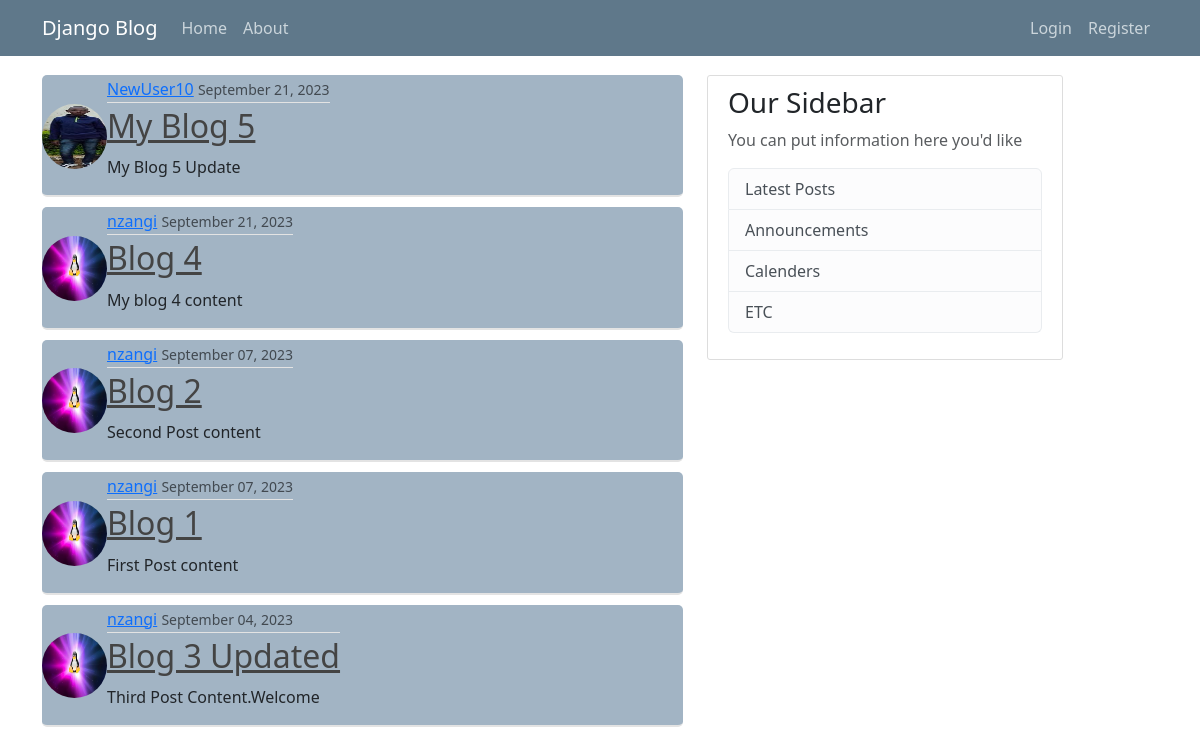
The app's page /, older data.
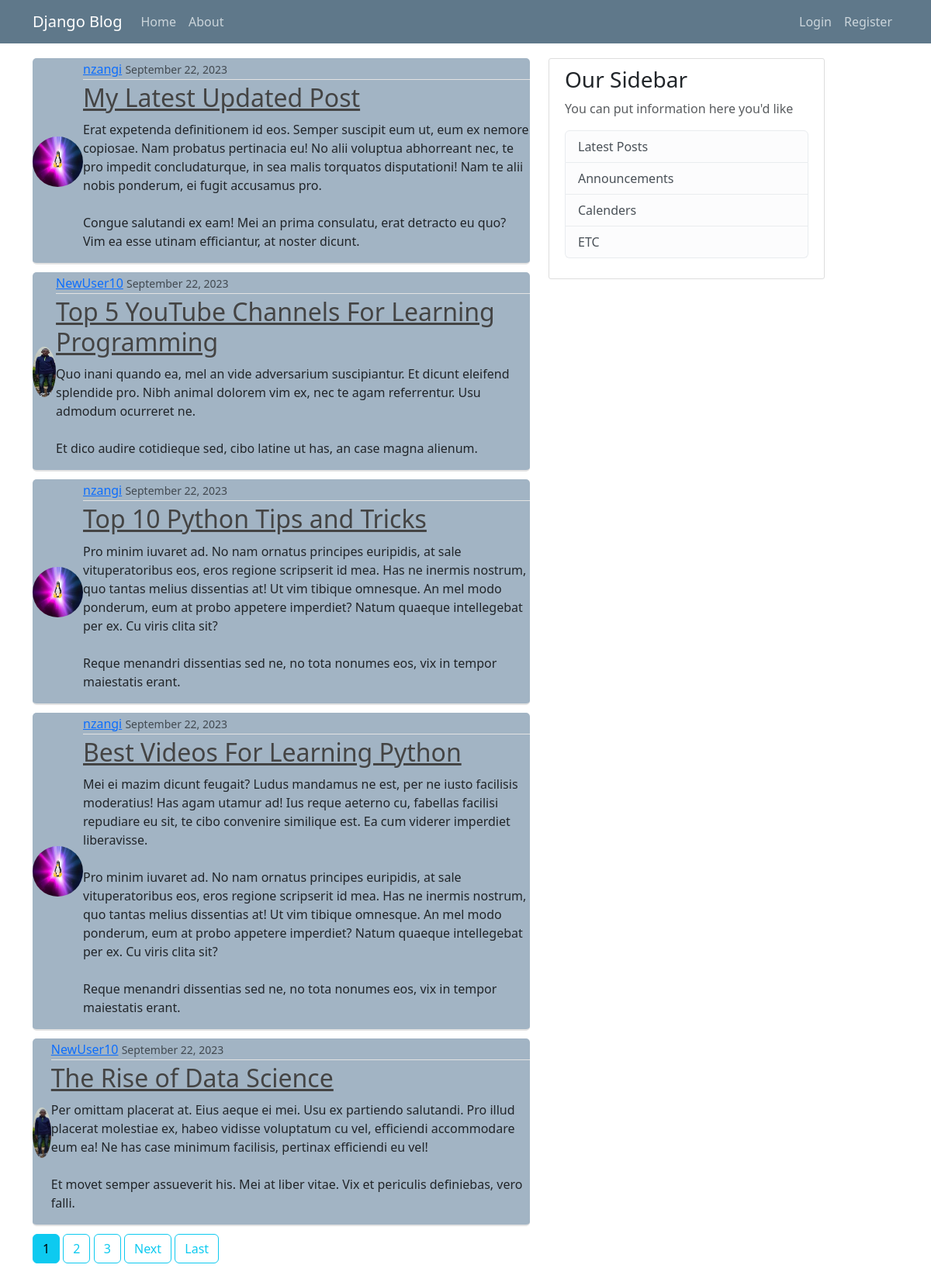
The same page, newer data.
### blog/models.py (models this page shows, shortened)
class Post(models.Model):
    title = models.CharField(max_length=100)
    content = models.TextField()
    date = models.DateTimeField(default=timezone.now)
    author = models.ForeignKey(User,on_delete=models.CASCADE)

### users/models.py (models this page shows, shortened)
class Profile(models.Model):
    user = models.OneToOneField(User,on_delete=models.CASCADE)
    image = models.ImageField(default='default.png',upload_to='profile_pics')

### blog/views.py (the view)
# urls.py: path('', PostListView.as_view(),name='blog-home'),
class PostListView(ListView):
    model = Post
    template_name = 'blog/home.html'
    context_object_name = "posts"
    ordering = ['-date']
    paginate_by = 5

### blog/templates/blog/home.html (shortened to what this page needs)
{% extends "blog/base.html" %}
{% block content %}
    {% for post in posts %}
        <article class="media-content-section">
            <img class="rounded-circle article-img"  src="{{ post.author.profile.image.url }}">
            <div class="media-body">
                <div class="article-metadata">
                    <a class="mr-2" href="{% url 'user-posts' post.author.username %}">{{post.author}}</a>
                    <small class="text-muted">{{post.date|date:"F d, Y"}}</small>
                </div>
                <h2><a class="article-title" href="{% url 'post-detail' post.id %}">{{post.title}}</a></h2>
                <p class="article-content">{{post.content}}</p>
            </div>
        </article>
    {% endfor %}
    {% if is_paginated %}
        {% for num in page_obj.paginator.page_range  %}
            {% if page_obj.number == num %}
                <a class="btn btn-info  mb-4" href="?page={{ num }}">{{ num }}</a>
            {% elif num > page_obj.number|add:'-3' and num < page_obj.number|add:'3' %}
                <a class="btn btn-outline-info mb-4" href="?page={{ num }}">{{ num }}</a>
            {%  endif%}
        {% endfor %}
        {% if page_obj.has_next%}
            <a class="btn btn-outline-info mb-4" href="?page={{ page_obj.next_page_number }}">Next</a>
            <a class="btn btn-outline-info mb-4" href="?page={{ page_obj.paginator.num_pages }}">Last</a>
        {% endif%}
    {%endif%}
{% endblock content %}

Row changes from the older to the newer data that the page shows:
removed Post: author.profile.image (picture), author "NewUser10", date "September 21, 2023", title "My Blog 5", content "My Blog 5 Update"
no longer on this page (row unchanged): Post: author.profile.image (picture), author "nzangi", date "September 21, 2023", title "Blog 4", content "My blog 4 content"
no longer on this page (row unchanged): Post: author.profile.image (picture), author "nzangi", date "September 07, 2023", title "Blog 2", content "Second Post content"
no longer on this page (row unchanged): Post: author.profile.image (picture), author "nzangi", date "September 07, 2023", title "Blog 1", content "First Post content"
no longer on this page (row unchanged): Post: author.profile.image (picture), author "nzangi", date "September 04, 2023", title "Blog 3 Updated", content "Third Post Content.Welcome"
added Post: author.profile.image (picture), author "nzangi", date "September 22, 2023", title "My Latest Updated Post", content "Erat expetenda definitionem id eos. Semper suscipit eum ut, eum ex nemore copiosae. Nam probatus pertinacia eu! No alii voluptua abhorreant nec, te pro impedit concludaturque, in sea malis torquatos disputationi! Nam te alii nobis ponderum, ei fugit accusamus pro. Congue salutandi ex eam! Mei an prima consulatu, erat detracto eu quo? Vim ea esse utinam efficiantur, at noster dicunt."
added Post: author.profile.image (picture), author "NewUser10", date "September 22, 2023", title "Top 5 YouTube Channels For Learning Programming", content "Quo inani quando ea, mel an vide adversarium suscipiantur. Et dicunt eleifend splendide pro. Nibh animal dolorem vim ex, nec te agam referrentur. Usu admodum ocurreret ne. Et dico audire cotidieque sed, cibo latine ut has, an case magna alienum."
added Post: author.profile.image (picture), author "nzangi", date "September 22, 2023", title "Top 10 Python Tips and Tricks", content "Pro minim iuvaret ad. No nam ornatus principes euripidis, at sale vituperatoribus eos, eros regione scripserit id mea. Has ne inermis nostrum, quo tantas melius dissentias at! Ut vim tibique omnesque. An mel modo ponderum, eum at probo appetere imperdiet? Natum quaeque intellegebat per ex. Cu viris clita sit? Reque menandri dissentias sed ne, no tota nonumes eos, vix in tempor maiestatis erant."
added Post: author.profile.image (picture), author "nzangi", date "September 22, 2023", title "Best Videos For Learning Python", content "Mei ei mazim dicunt feugait? Ludus mandamus ne est, per ne iusto facilisis moderatius! Has agam utamur ad! Ius reque aeterno cu, fabellas facilisi repudiare eu sit, te cibo convenire similique est. Ea cum viderer imperdiet liberavisse. Pro minim iuvaret ad. No nam ornatus principes euripidis, at sale vituperatoribus eos, eros regione scripserit id mea. Has ne inermis nostrum, quo tantas melius dissentias at! Ut vim tibique omnesque. An mel modo ponderum, eum at probo appetere imperdiet? Natum quaeque intellegebat per ex. Cu viris clita sit? Reque menandri dissentias sed ne, no tota nonumes eos, vix in tempor maiestatis erant."
added Post: author.profile.image (picture), author "NewUser10", date "September 22, 2023", title "The Rise of Data Science", content "Per omittam placerat at. Eius aeque ei mei. Usu ex partiendo salutandi. Pro illud placerat molestiae ex, habeo vidisse voluptatum cu vel, efficiendi accommodare eum ea! Ne has case minimum facilisis, pertinax efficiendi eu vel! Et movet semper assueverit his. Mei at liber vitae. Vix et periculis definiebas, vero falli."
Text that changed along with them:
new list line: "1"
new list line: "2"
new list line: "3"
text now shown: "Next Last"
